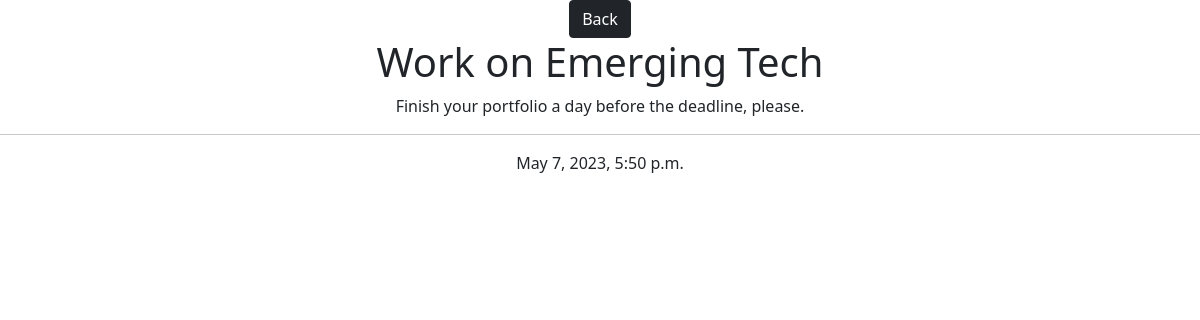
Page /todo/83/ on the committed database.
### base/models.py (models this page shows)
class theTask(models.Model):
    priority = [('High Priority', 'High Priority'),('Medium Priority', 'Medium Priority'),('Low Priority', 'Low Priority'),]
    user = models.ForeignKey(User, on_delete=models.CASCADE, null=True, blank=True)
    title = models.CharField(max_length=250, null=True, blank=True)
    desc = models.TextField(null=True, blank=True)
    accomplished = models.BooleanField(default=False)
    crtd = models.DateTimeField(auto_now_add=True)
    taskpriority = models.CharField(max_length=20, choices=priority, default='Medium Priority')
    def __str__(self):
        return self.title

### base/views.py (the view)
# urls.py: path('todo/<int:pk>/', TaskDe.as_view(), name='task'),
class TaskDe(DetailView):
    model = theTask
    template_name = 'base/thetaskinfo.html'

### base/templates/base/thetaskinfo.html (shortened to what this page needs)
<center>
<a href="{% url 'dashboard' %}" class="btn btn-dark" >Back</a><h1> {{object}} </h1>
<p>{{ object.desc }}</p>
<hr>
<footer>{{ object.crtd }}</footer>
<link rel="stylesheet" href="https://stackpath.bootstrapcdn.com/bootstrap/5.0.0-alpha1/css/bootstrap.min.css" rel="nofollow">
</center>

### rows in the picture
theTask: title "Work on Emerging Tech", desc "Finish your portfolio a day before the deadline, please.", crtd "May 7, 2023, 5:50 p.m."
